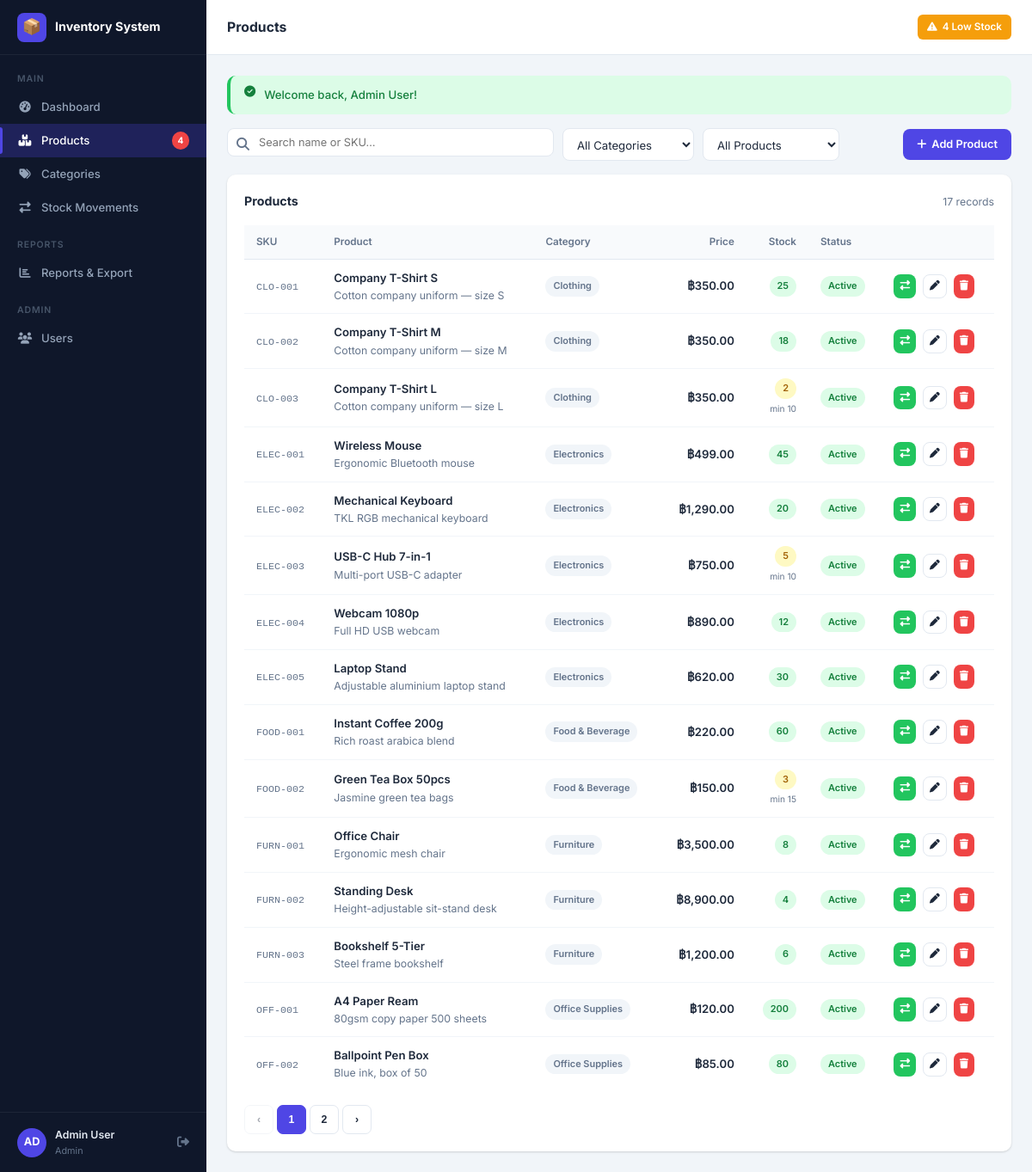
/modules/products/index.php (signed in), run on the app's committed database.
### tables this page shows
CREATE TABLE `products` (
  `id`            INT UNSIGNED NOT NULL AUTO_INCREMENT,
  `sku`           VARCHAR(50)    NOT NULL UNIQUE,
  `name`          VARCHAR(150)   NOT NULL,
  `description`   TEXT,
  `category_id`   INT UNSIGNED   NOT NULL,
  `price`         DECIMAL(12,2)  NOT NULL DEFAULT 0.00,
  `stock_qty`     INT            NOT NULL DEFAULT 0,
  `low_stock_threshold` INT      NOT NULL DEFAULT 10,
  `is_active`     TINYINT(1)     NOT NULL DEFAULT 1,
  `created_at`    TIMESTAMP      NOT NULL DEFAULT CURRENT_TIMESTAMP,
  `updated_at`    TIMESTAMP      NOT NULL DEFAULT CURRENT_TIMESTAMP ON UPDATE CURRENT_TIMESTAMP,
  PRIMARY KEY (`id`),
  KEY `idx_category` (`category_id`),
  KEY `idx_sku`      (`sku`),
  CONSTRAINT `fk_product_category` FOREIGN KEY (`category_id`) REFERENCES `categories` (`id`) ON UPDATE CASCADE
);

CREATE TABLE `categories` (
  `id`          INT UNSIGNED NOT NULL AUTO_INCREMENT,
  `name`        VARCHAR(100) NOT NULL UNIQUE,
  `description` TEXT,
  `created_at`  TIMESTAMP NOT NULL DEFAULT CURRENT_TIMESTAMP,
  PRIMARY KEY (`id`)
);

### core/helpers.php (called while the page is built, shortened)
<?php
function e(mixed $val): string {
    return htmlspecialchars((string)$val, ENT_QUOTES | ENT_SUBSTITUTE, 'UTF-8');
}
function money(mixed $val): string {
    return '฿' . number_format((float)$val, 2);
}
function paginate(int $total, int $perPage, int $page): array {
    $pages  = (int)ceil($total / $perPage);
    $offset = ($page - 1) * $perPage;
    return ['pages' => max(1, $pages), 'offset' => max(0, $offset)];
}

### core/Auth.php (called while the page is built, shortened)
<?php
class Auth {
    public static function isAdmin(): bool {
        return ($_SESSION['role'] ?? '') === 'admin';
    }
}

### modules/products/index.php (the view, shortened to what this page needs)
<?php
require_once __DIR__ . '/../../bootstrap.php';
$db = Database::getInstance();
$search      = trim($_GET['q']      ?? '');
$catFilter   = (int)($_GET['cat']   ?? 0);
$filter      = $_GET['filter']      ?? '';
$page        = max(1, (int)($_GET['page'] ?? 1));
$perPage     = 15;
$where  = ['p.is_active = 1'];
$params = [];
$whereSql = implode(' AND ', $where);
$total = $db->prepare("SELECT COUNT(*) FROM products p WHERE $whereSql");
$total->execute($params);
$total = (int)$total->fetchColumn();
['pages' => $pages, 'offset' => $offset] = paginate($total, $perPage, $page);
$st = $db->prepare("
  SELECT p.*, c.name AS category_name
  FROM   products p
  JOIN   categories c ON c.id = p.category_id
  WHERE  $whereSql
  ORDER  BY p.created_at DESC
  LIMIT  $perPage OFFSET $offset
");
$st->execute($params);
$products = $st->fetchAll();
include __DIR__ . '/../../includes/header.php';
?>
<div class="card-header" style="margin-bottom:16px;padding:0">
  <form method="GET" style="display:flex;gap:10px;flex-wrap:wrap;flex:1">
    <div class="search-bar">
      <span class="icon"><i class="fa fa-magnifying-glass"></i></span>
      <input id="table-search" name="q" type="text" placeholder="Search name or SKU…" value="<?= e($search) ?>">
    </div>
    <select name="cat" class="form-control" style="width:auto" onchange="this.form.submit()">
      <option value="0">All Categories</option>
    </select>
    <select name="filter" class="form-control" style="width:auto" onchange="this.form.submit()">
      <option value="">All Products</option>
    </select>
  </form>
  <?php if (Auth::isAdmin()): ?>
  <a href="<?= BASE_URL ?>/modules/products/add.php" class="btn btn-primary">
    <i class="fa fa-plus"></i> Add Product
  </a>
  <?php endif; ?>
</div>
<div class="card">
  <div class="card-header">
    <span class="card-title">
      Products
    </span>
    <span class="text-muted fs-sm"><?= number_format($total) ?> records</span>
  </div>
  <div class="table-wrap">
    <?php if (empty($products)): ?>
      <div class="empty-state">
        <div class="icon">📦</div>
        <p>No products found.</p>
        <?php if (Auth::isAdmin()): ?>
          <a href="add.php" class="btn btn-primary mt-3">Add your first product</a>
        <?php endif; ?>
      </div>
    <?php else: ?>
    <table>
      <thead>
        <tr>
          <th>SKU</th>
          <th>Product</th>
          <th>Category</th>
          <th class="text-right">Price</th>
          <th class="text-right">Stock</th>
          <th>Status</th>
          <th></th>
        </tr>
      </thead>
      <tbody>
        <?php foreach ($products as $p):
          $isLow = $p['stock_qty'] <= $p['low_stock_threshold'];
        ?>
        <tr>
          <td><code style="font-size:.78rem;color:var(--muted)"><?= e($p['sku']) ?></code></td>
          <td>
            <div class="fw-600"><?= e($p['name']) ?></div>
            <?php if ($p['description']): ?>
              <div class="text-muted fs-sm" style="max-width:250px;white-space:nowrap;overflow:hidden;text-overflow:ellipsis"><?= e($p['description']) ?></div>
            <?php endif; ?>
          </td>
          <td><span class="badge badge-muted"><?= e($p['category_name']) ?></span></td>
          <td class="text-right fw-600"><?= money($p['price']) ?></td>
          <td class="text-right">
            <span class="badge <?= $isLow ? ($p['stock_qty'] == 0 ? 'badge-danger' : 'badge-warning') : 'badge-success' ?>">
              <?= number_format($p['stock_qty']) ?>
            </span>
            <?php if ($isLow): ?><br><span class="text-muted" style="font-size:.68rem">min <?= $p['low_stock_threshold'] ?></span><?php endif; ?>
          </td>
          <td>
            <?php if ($p['is_active']): ?>
              <span class="badge badge-success">Active</span>
            <?php else: ?>
              <span class="badge badge-muted">Inactive</span>
            <?php endif; ?>
          </td>
          <td>
            <div class="d-flex gap-2">
              <a href="<?= BASE_URL ?>/modules/stock/add.php?product_id=<?= $p['id'] ?>" class="btn btn-success btn-sm btn-icon" title="Add/Remove Stock">
                <i class="fa fa-right-left"></i>
              </a>
              <?php if (Auth::isAdmin()): ?>
              <a href="edit.php?id=<?= $p['id'] ?>" class="btn btn-outline btn-sm btn-icon" title="Edit">
                <i class="fa fa-pen"></i>
              </a>
              <a href="delete.php?id=<?= $p['id'] ?>" class="btn btn-danger btn-sm btn-icon" title="Delete"
                 data-confirm="Delete '<?= e($p['name']) ?>'? This cannot be undone.">
                <i class="fa fa-trash"></i>
              </a>
              <?php endif; ?>
            </div>
          </td>
        </tr>
        <?php endforeach; ?>
      </tbody>
    </table>
    <?php endif; ?>
  </div>
  <?php if ($pages > 1): ?>
  <div class="pagination">
    <?php
    $qBase = http_build_query(array_filter(['q' => $search, 'cat' => $catFilter ?: null, 'filter' => $filter]));
    ?>
    <button class="page-btn" onclick="location.href='?page=<?= max(1,$page-1) ?><?= $qBase ?>'" <?= $page<=1 ? 'disabled' : '' ?>>‹</button>
    <?php for ($i = 1; $i <= $pages; $i++): ?>
      <button class="page-btn <?= $i === $page ? 'active' : '' ?>" onclick="location.href='?page=<?= $i ?><?= $qBase ?>'"><?= $i ?></button>
    <?php endfor; ?>
    <button class="page-btn" onclick="location.href='?page=<?= min($pages,$page+1) ?><?= $qBase ?>'" <?= $page>=$pages ? 'disabled' : '' ?>>›</button>
  </div>
  <?php endif; ?>
</div>
<?php include __DIR__ . '/../../includes/footer.php'; ?>

### assets/css/app.css (style rules this page uses)
:root { --primary: #4f46e5; --primary-h: #4338ca; --accent: #06b6d4; --success: #22c55e; --warning: #f59e0b; --danger: #ef4444; --dark: #0f172a; --surface: #1e293b; --card: #ffffff; --border: #e2e8f0; --text: #1e293b; --muted: #64748b; --sidebar-w: 240px; --topbar-h: 64px; --radius: 10px; --shadow: 0 1px 3px rgba(0,0,0,.10), 0 1px 2px rgba(0,0,0,.06); --shadow-md: 0 4px 16px rgba(0,0,0,.10); }
*, *::before, *::after { box-sizing: border-box; margin: 0; padding: 0; }
html { font-size: 15px; scroll-behavior: smooth; }
body { font-family: 'Inter', system-ui, sans-serif; color: var(--text); background: #f1f5f9; line-height: 1.6; }
a { color: var(--primary); text-decoration: none; }
.card { background: var(--card); border-radius: var(--radius); box-shadow: var(--shadow); padding: 20px; }
.card-header { display: flex; align-items: center; justify-content: space-between; margin-bottom: 16px; flex-wrap: wrap; gap: 10px; }
.card-title { font-size: .95rem; font-weight: 700; color: var(--text); }
.table-wrap { overflow-x: auto; }
table { width: 100%; border-collapse: collapse; font-size: .88rem; }
thead th { padding: 10px 14px; text-align: left; font-weight: 600; font-size: .78rem; color: var(--muted); background: #f8fafc; border-bottom: 1px solid var(--border); white-space: nowrap; }
tbody td { padding: 11px 14px; border-bottom: 1px solid #f1f5f9; vertical-align: middle; }
tbody tr:last-child td { border-bottom: none; }
.badge { display: inline-flex; align-items: center; gap: 4px; padding: 3px 9px; border-radius: 20px; font-size: .73rem; font-weight: 600; white-space: nowrap; }
.badge-success { background: #dcfce7; color: #15803d; }
.badge-warning { background: #fef9c3; color: #a16207; }
.badge-muted { background: #f1f5f9; color: #64748b; }
.btn { display: inline-flex; align-items: center; gap: 6px; padding: 8px 16px; border-radius: 8px; border: none; cursor: pointer; font-size: .85rem; font-weight: 600; transition: background .15s, opacity .15s, box-shadow .15s; white-space: nowrap; font-family: inherit; }
.btn-primary { background: var(--primary); color: #fff; }
.btn-success { background: var(--success); color: #fff; }
.btn-danger { background: var(--danger); color: #fff; }
.btn-outline { background: transparent; border: 1.5px solid var(--border); color: var(--text); }
.btn-sm { padding: 5px 11px; font-size: .78rem; border-radius: 6px; }
.btn-icon { padding: 7px; border-radius: 8px; }
.form-control { width: 100%; padding: 9px 12px; border: 1.5px solid var(--border); border-radius: 8px; font-size: .88rem; font-family: inherit; color: var(--text); background: #fff; transition: border-color .15s, box-shadow .15s; outline: none; }
select.form-control { cursor: pointer; }
.search-bar { position: relative; flex: 1; max-width: 380px; }
.search-bar input { width: 100%; padding: 8px 12px 8px 36px; border: 1.5px solid var(--border); border-radius: 8px; font-size: .85rem; font-family: inherit; outline: none; transition: border-color .15s; }
.search-bar .icon { position: absolute; left: 11px; top: 50%; transform: translateY(-50%); color: var(--muted); }
.pagination { display: flex; align-items: center; gap: 4px; flex-wrap: wrap; margin-top: 16px; }
.page-btn { min-width: 34px; height: 34px; border: 1.5px solid var(--border); border-radius: 7px; background: #fff; color: var(--text); font-size: .82rem; font-weight: 600; cursor: pointer; display: flex; align-items: center; justify-content: center; transition: background .15s, color .15s; }
.page-btn.active { background: var(--primary); color: #fff; border-color: var(--primary); }
.page-btn:disabled { opacity: .4; cursor: not-allowed; }
.d-flex { display: flex; }
.gap-2 { gap: 8px; }
.text-muted { color: var(--muted); }
.text-right { text-align: right; }
.fw-600 { font-weight: 600; }
.fs-sm { font-size: .82rem; }

### data on the page
products: sku "CLO-001", name "Company T-Shirt S", description "Cotton company uniform — size S", category.name "Clothing", price "฿350.00", stock_qty "25", is_active "Active"
products: sku "CLO-002", name "Company T-Shirt M", description "Cotton company uniform — size M", category.name "Clothing", price "฿350.00", stock_qty "18", is_active "Active"
products: sku "CLO-003", name "Company T-Shirt L", description "Cotton company uniform — size L", category.name "Clothing", price "฿350.00", stock_qty "2", low_stock_threshold "10", is_active "Active"
products: sku "ELEC-001", name "Wireless Mouse", description "Ergonomic Bluetooth mouse", category.name "Electronics", price "฿499.00", stock_qty "45", is_active "Active"
products: sku "ELEC-002", name "Mechanical Keyboard", description "TKL RGB mechanical keyboard", category.name "Electronics", price "฿1,290.00", stock_qty "20", is_active "Active"
products: sku "ELEC-003", name "USB-C Hub 7-in-1", description "Multi-port USB-C adapter", category.name "Electronics", price "฿750.00", stock_qty "5", low_stock_threshold "10", is_active "Active"
products: sku "ELEC-004", name "Webcam 1080p", description "Full HD USB webcam", category.name "Electronics", price "฿890.00", stock_qty "12", is_active "Active"
products: sku "ELEC-005", name "Laptop Stand", description "Adjustable aluminium laptop stand", category.name "Electronics", price "฿620.00", stock_qty "30", is_active "Active"
products: sku "FOOD-001", name "Instant Coffee 200g", description "Rich roast arabica blend", category.name "Food & Beverage", price "฿220.00", stock_qty "60", is_active "Active"
products: sku "FOOD-002", name "Green Tea Box 50pcs", description "Jasmine green tea bags", category.name "Food & Beverage", price "฿150.00", stock_qty "3", low_stock_threshold "15", is_active "Active"
products: sku "FURN-001", name "Office Chair", description "Ergonomic mesh chair", category.name "Furniture", price "฿3,500.00", stock_qty "8", is_active "Active"
products: sku "FURN-002", name "Standing Desk", description "Height-adjustable sit-stand desk", category.name "Furniture", price "฿8,900.00", stock_qty "4", is_active "Active"
products: sku "FURN-003", name "Bookshelf 5-Tier", description "Steel frame bookshelf", category.name "Furniture", price "฿1,200.00", stock_qty "6", is_active "Active"
products: sku "OFF-001", name "A4 Paper Ream", description "80gsm copy paper 500 sheets", category.name "Office Supplies", price "฿120.00", stock_qty "200", is_active "Active"
products: sku "OFF-002", name "Ballpoint Pen Box", description "Blue ink, box of 50", category.name "Office Supplies", price "฿85.00", stock_qty "80", is_active "Active"

### other printed values
APP_NAME "Inventory System"
$lowStockCount "4"
$initials "AD"
$_SESSION['full_name'] "Admin User"
$role "Admin"
$topbarTitle "Products"
$flash_success "Welcome back, Admin User!"
$total "17"
